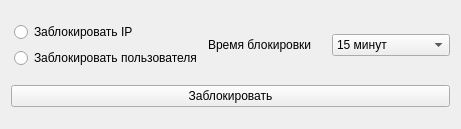
<?xml version="1.0" encoding="UTF-8"?>
<ui version="4.0">
 <class>block_form</class>
 <widget class="QWidget" name="block_form">
  <property name="geometry">
   <rect>
    <x>0</x>
    <y>0</y>
    <width>461</width>
    <height>129</height>
   </rect>
  </property>
  <property name="windowTitle">
   <string>Окно блокировки</string>
  </property>
  <layout class="QGridLayout" name="gridLayout">
   <item row="0" column="0">
    <layout class="QVBoxLayout" name="verticalLayout">
     <property name="leftMargin">
      <number>3</number>
     </property>
     <item>
      <widget class="QRadioButton" name="radioButton">
       <property name="text">
        <string>Заблокировать IP</string>
       </property>
      </widget>
     </item>
     <item>
      <widget class="QRadioButton" name="radioButton_2">
       <property name="text">
        <string>Заблокировать пользователя</string>
       </property>
      </widget>
     </item>
    </layout>
   </item>
   <item row="0" column="1">
    <widget class="QLabel" name="label">
     <property name="text">
      <string>Время блокировки</string>
     </property>
    </widget>
   </item>
   <item row="0" column="2">
    <widget class="QComboBox" name="comboBox">
     <item>
      <property name="text">
       <string>15 минут</string>
      </property>
     </item>
     <item>
      <property name="text">
       <string>30 минут</string>
      </property>
     </item>
     <item>
      <property name="text">
       <string>1 час</string>
      </property>
     </item>
     <item>
      <property name="text">
       <string>4 часа</string>
      </property>
     </item>
     <item>
      <property name="text">
       <string>12 часов</string>
      </property>
     </item>
     <item>
      <property name="text">
       <string>1 день</string>
      </property>
     </item>
     <item>
      <property name="text">
       <string>7 дней</string>
      </property>
     </item>
     <item>
      <property name="text">
       <string>Навсегда</string>
      </property>
     </item>
    </widget>
   </item>
   <item row="1" column="0" colspan="3">
    <widget class="QPushButton" name="pushButton">
     <property name="text">
      <string>Заблокировать</string>
     </property>
    </widget>
   </item>
  </layout>
 </widget>
 <resources/>
 <connections/>
</ui>
